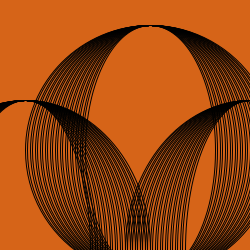
Frame 1 (no input)
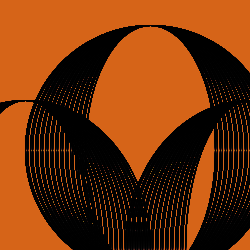
Frame 60 (the mouse pressed at the canvas centre just before this capture)
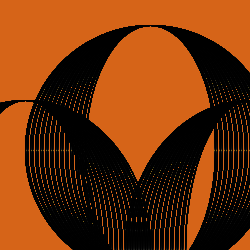
Frame 120 (the mouse held since frame 60 and released just before this capture)

The Processing sketch that drew these frames (run headless with seeded random() and noise(); from frame 60 on, the mouse is pressed at the canvas centre):

// Processing sketch: processing_17745
// ── processing_17745.pde

void setup (){
size (250, 250);
background (#d66418);
}
 
 
void draw (){
 noFill();
for (int y = 130; y <= 250; y += 5) {


ellipse (250, 250, y, 300); //right circle
ellipse (25, 250, y, 300); //left circle
ellipse (150, 150, y, 250); //centered circle
}
}
